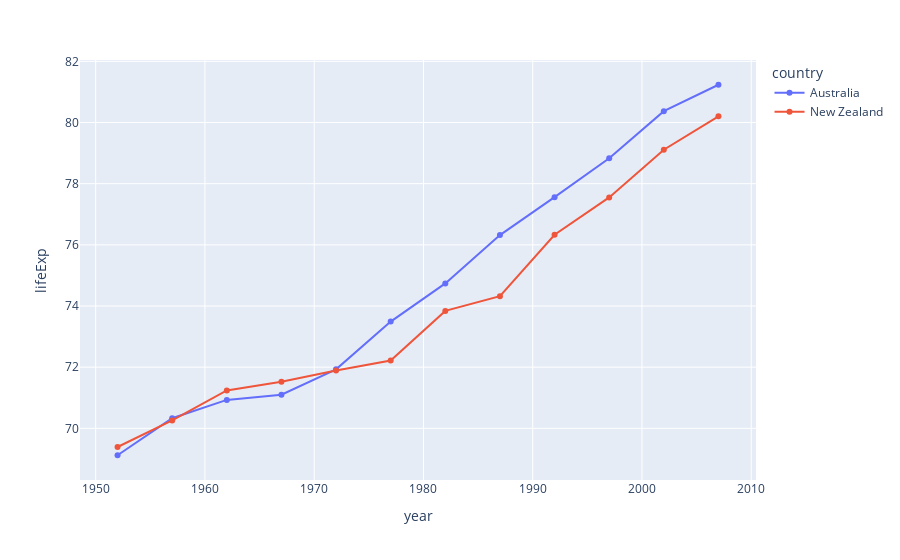

Source (notebook cell):
### Code cell
# 호버 기본셋팅-closet(커서바로 옆에 호버생성)
import plotly.express as px

#데이터 불러오기
df = px.data.gapminder().query("continent=='Oceania'")

#그래프 그리기
fig = px.line(df, x="year", y="lifeExp", color="country")
fig.update_traces(mode="markers+lines")

fig.show()

### Figure 1 — Plotly figure (JSON) as saved in the notebook; plotly's stock layout.template omitted (floating-point values rounded to 4 significant figures)
{"data": [{"hovertemplate": "country=Australia<br>year=%{x}<br>lifeExp=%{y}<extra></extra>", "legendgroup": "Australia", "line": {"color": "#636efa", "dash": "solid"}, "marker": {"symbol": "circle"}, "mode": "markers+lines", "name": "Australia", "orientation": "v", "showlegend": true, "type": "scatter", "x": [1952, 1957, 1962, 1967, 1972, 1977, 1982, 1987, 1992, 1997, 2002, 2007], "xaxis": "x", "y": [69.12, 70.33, 70.93, 71.1, 71.93, 73.49, 74.74, 76.32, 77.56, 78.83, 80.37, 81.23], "yaxis": "y"}, {"hovertemplate": "country=New Zealand<br>year=%{x}<br>lifeExp=%{y}<extra></extra>", "legendgroup": "New Zealand", "line": {"color": "#EF553B", "dash": "solid"}, "marker": {"symbol": "circle"}, "mode": "markers+lines", "name": "New Zealand", "orientation": "v", "showlegend": true, "type": "scatter", "x": [1952, 1957, 1962, 1967, 1972, 1977, 1982, 1987, 1992, 1997, 2002, 2007], "xaxis": "x", "y": [69.39, 70.26, 71.24, 71.52, 71.89, 72.22, 73.84, 74.32, 76.33, 77.55, 79.11, 80.2], "yaxis": "y"}], "layout": {"autosize": true, "legend": {"title": {"text": "country"}, "tracegroupgap": 0}, "margin": {"t": 60}, "xaxis": {"anchor": "y", "autorange": true, "domain": [0, 1], "range": [1949.0, 2010.0], "title": {"text": "year"}, "type": "linear"}, "yaxis": {"anchor": "x", "autorange": true, "domain": [0, 1], "range": [68.18, 82.17], "title": {"text": "lifeExp"}, "type": "linear"}}}
